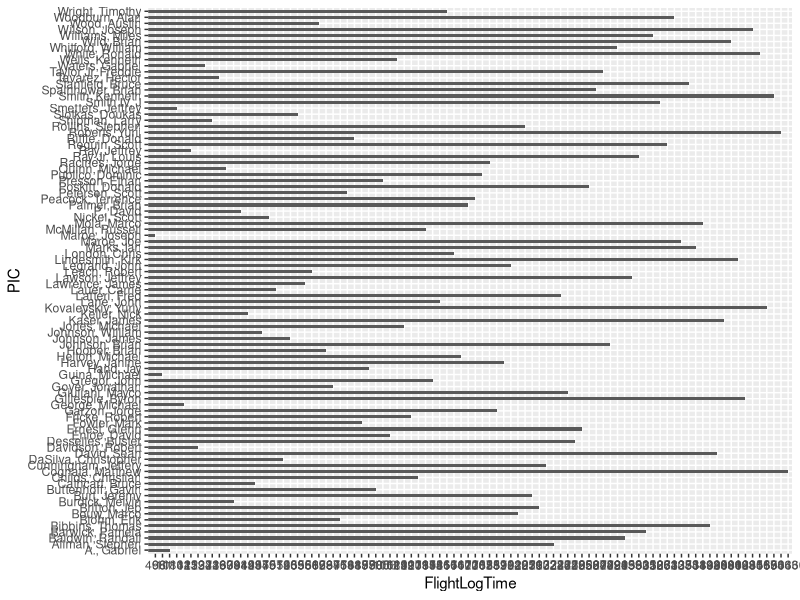

The R script that drew this image:
## ---- chunk 1
knitr::opts_chunk$set(echo = TRUE)
library(tidyverse)
library(readxl)
## ---- chunk 2
Flight_Time_Accuracy <- read_excel("Flight_Time_Accuracy.xlsx")
summary(Flight_Time_Accuracy)
## ---- chunk 3
Flight_Time_Pilot_Summary <- Flight_Time_Accuracy %>% 
  select(PIC, FlightLogTime, QuotedToActual, EstimatedToActual) %>%
  group_by(PIC) %>%
  summarize(FlightLogTime = sum(FlightLogTime), QuotedToActual = mean(QuotedToActual, na.rm = T), EstimatedToActual = mean(EstimatedToActual, na.rm = T)) %>%
  mutate(FlightLogTime = reorder(FlightLogTime, PIC)) %>%
  ggplot(aes(PIC, FlightLogTime)) +
  geom_bar(width = 0.5, stat = "identity") +
  coord_flip()
Flight_Time_Pilot_Summary
